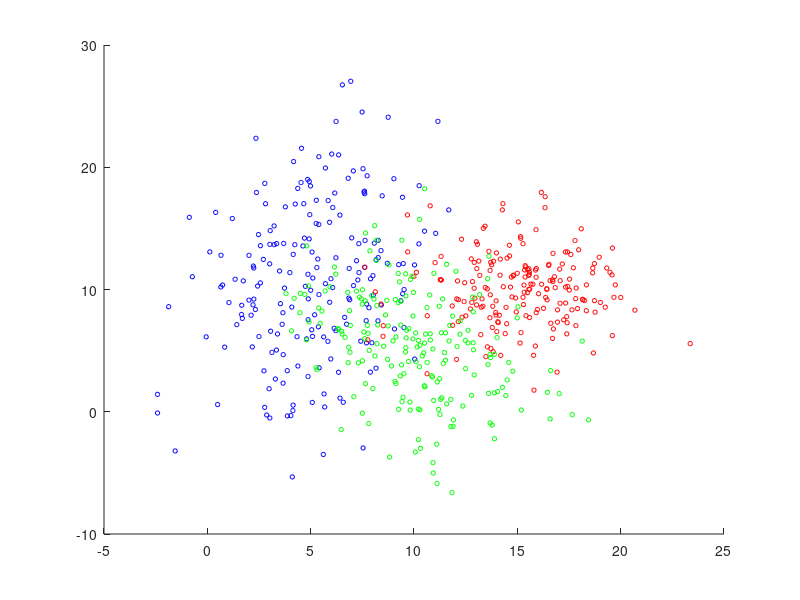

Here is the MATLAB script that generated this plot: (Note: this script raises an error after producing the figure.)
clear all;
close all;

MU1 = [5 10];
SIGMA1 = [8 4; 4 40];
MU2 = [15 10];
SIGMA2 = [8 0; 0 8];
MU3 = [10 5];
SIGMA3 = [10 -5; -5 20];
X1 = mvnrnd(MU1,SIGMA1,200);
X2 = mvnrnd(MU2,SIGMA2,200);
X3 = mvnrnd(MU3, SIGMA3, 200);

range1 = [-5:0.1:20]
range2 = [-5:0.1:20]

figure;
hold on;

scatter(X1(:,1), X1(:,2), 10, 'b');
scatter(X2(:,1), X2(:,2), 10, 'r');
scatter(X3(:,1), X3(:,2), 10, 'g');

[c_vectors, c_values] = eigs(SIGMA1);
[d_vectors, d_values] = eigs(SIGMA2);
[e_vectors, e_values] = eigs(SIGMA3);

c_theta = atan2(c_vectors(2,1), c_vectors(1,1));
plot_ellipse(MU1(1), MU1(2), c_theta, sqrt(c_values(1,1)), sqrt(c_values(2,2)));

d_theta = atan2(d_vectors(2,1), d_vectors(1,1));
plot_ellipse(MU2(1), MU2(2), d_theta, sqrt(d_values(1,1)),sqrt(d_values(2,2)));

e_theta = atan2(e_vectors(2,1), e_vectors(1,1));
plot_ellipse(MU3(1), MU3(2), e_theta, sqrt(e_values(1,1)),sqrt(e_values(2,2)));

map_1 = MAP([MU1; MU2; MU3], range1, range2, cat(3, SIGMA1, SIGMA2, SIGMA3), [2/9 4/9 1/3]);
contour(range1, range2, map_1', 2, '--r');
hold on;